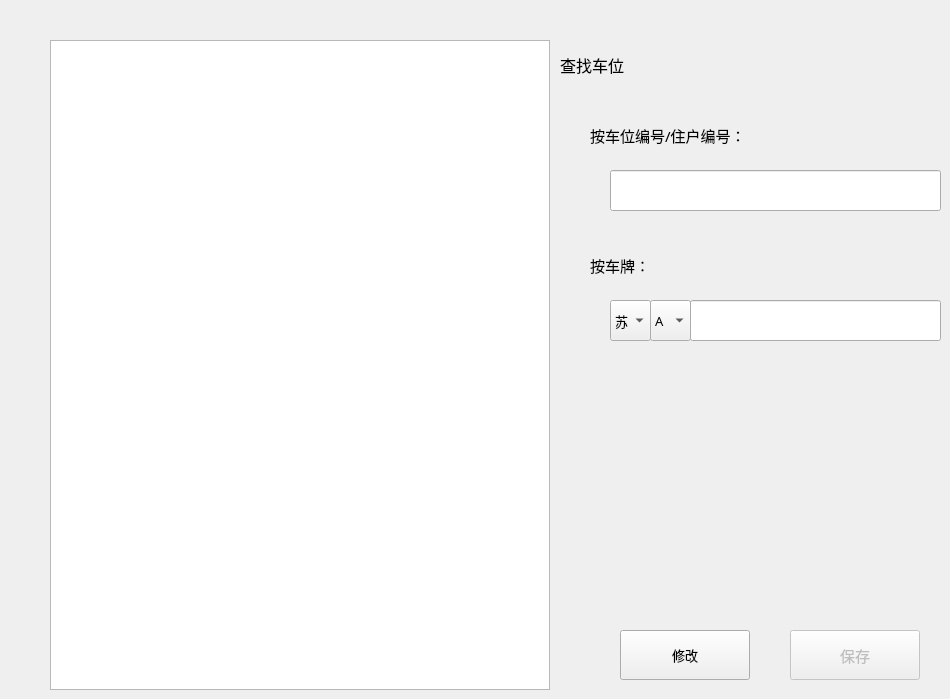
                <widget class="QWidget" name="tabParking_list">
                 <attribute name="title">
                  <string>  详情  </string>
                 </attribute>
                 <widget class="QTableWidget" name="tableWidgetParkingInfo">
                  <property name="geometry">
                   <rect>
                    <x>50</x>
                    <y>40</y>
                    <width>500</width>
                    <height>650</height>
                   </rect>
                  </property>
                  <property name="minimumSize">
                   <size>
                    <width>500</width>
                    <height>650</height>
                   </size>
                  </property>
                  <property name="maximumSize">
                   <size>
                    <width>500</width>
                    <height>650</height>
                   </size>
                  </property>
                  <property name="horizontalScrollBarPolicy">
                   <enum>Qt::ScrollBarAlwaysOff</enum>
                  </property>
                 </widget>
                 <widget class="QLabel" name="label_10">
                  <property name="geometry">
                   <rect>
                    <x>560</x>
                    <y>40</y>
                    <width>241</width>
                    <height>51</height>
                   </rect>
                  </property>
                  <property name="font">
                   <font>
                    <family>思源黑体 CN Medium</family>
                    <pointsize>12</pointsize>
                   </font>
                  </property>
                  <property name="text">
                   <string>&lt;html&gt;&lt;head/&gt;&lt;body&gt;&lt;p&gt;&lt;span style=&quot; font-size:12pt;&quot;&gt;查找车位&lt;/span&gt;&lt;/p&gt;&lt;/body&gt;&lt;/html&gt;</string>
                  </property>
                 </widget>
                 <widget class="QLineEdit" name="lineEditSearchID">
                  <property name="geometry">
                   <rect>
                    <x>610</x>
                    <y>170</y>
                    <width>331</width>
                    <height>41</height>
                   </rect>
                  </property>
                  <property name="font">
                   <font>
                    <family>微软雅黑</family>
                    <pointsize>10</pointsize>
                   </font>
                  </property>
                  <property name="contextMenuPolicy">
                   <enum>Qt::DefaultContextMenu</enum>
                  </property>
                 </widget>
                 <widget class="QLabel" name="label_11">
                  <property name="geometry">
                   <rect>
                    <x>590</x>
                    <y>110</y>
                    <width>171</width>
                    <height>51</height>
                   </rect>
                  </property>
                  <property name="font">
                   <font>
                    <family>思源黑体 CN Light</family>
                    <pointsize>11</pointsize>
                   </font>
                  </property>
                  <property name="text">
                   <string>&lt;html&gt;&lt;head/&gt;&lt;body&gt;&lt;p&gt;&lt;span style=&quot; font-size:11pt;&quot;&gt;按车位编号/住户编号：&lt;/span&gt;&lt;/p&gt;&lt;/body&gt;&lt;/html&gt;</string>
                  </property>
                 </widget>
                 <widget class="QLabel" name="label_12">
                  <property name="geometry">
                   <rect>
                    <x>590</x>
                    <y>250</y>
                    <width>81</width>
                    <height>31</height>
                   </rect>
                  </property>
                  <property name="font">
                   <font>
                    <family>思源黑体 CN Light</family>
                    <pointsize>11</pointsize>
                   </font>
                  </property>
                  <property name="text">
                   <string>&lt;html&gt;&lt;head/&gt;&lt;body&gt;&lt;p&gt;&lt;span style=&quot; font-size:11pt;&quot;&gt;按车牌：&lt;/span&gt;&lt;/p&gt;&lt;/body&gt;&lt;/html&gt;</string>
                  </property>
                 </widget>
                 <widget class="QComboBox" name="comboBox">
                  <property name="geometry">
                   <rect>
                    <x>610</x>
                    <y>300</y>
                    <width>41</width>
                    <height>41</height>
                   </rect>
                  </property>
                  <property name="font">
                   <font>
                    <family>思源宋体 CN Light</family>
                    <pointsize>10</pointsize>
                   </font>
                  </property>
                  <property name="styleSheet">
                   <string notr="true"/>
                  </property>
                  <item>
                   <property name="text">
                    <string>苏</string>
                   </property>
                  </item>
                  <item>
                   <property name="text">
                    <string>鄂</string>
                   </property>
                  </item>
                  <item>
                   <property name="text">
                    <string>浙</string>
                   </property>
                  </item>
                  <item>
                   <property name="text">
                    <string>沪</string>
                   </property>
                  </item>
                 </widget>
                 <widget class="QComboBox" name="comboBox_2">
                  <property name="geometry">
                   <rect>
                    <x>650</x>
                    <y>300</y>
                    <width>41</width>
                    <height>41</height>
                   </rect>
                  </property>
                  <property name="font">
                   <font>
                    <family>微软雅黑</family>
                    <pointsize>10</pointsize>
                   </font>
                  </property>
                  <property name="styleSheet">
                   <string notr="true"/>
                  </property>
                  <item>
                   <property name="text">
                    <string>A</string>
                   </property>
                  </item>
                  <item>
                   <property name="text">
                    <string>B</string>
                   </property>
                  </item>
                  <item>
                   <property name="text">
                    <string>C</string>
                   </property>
                  </item>
                  <item>
                   <property name="text">
                    <string>D</string>
                   </property>
                  </item>
                  <item>
                   <property name="text">
                    <string>E</string>
                   </property>
                  </item>
                  <item>
                   <property name="text">
                    <string>F</string>
                   </property>
                  </item>
                  <item>
                   <property name="text">
                    <string>G</string>
                   </property>
                  </item>
                  <item>
                   <property name="text">
                    <string>H</string>
                   </property>
                  </item>
                  <item>
                   <property name="text">
                    <string>J</string>
                   </property>
                  </item>
                  <item>
                   <property name="text">
                    <string>K</string>
                   </property>
                  </item>
                  <item>
                   <property name="text">
                    <string>L</string>
                   </property>
                  </item>
                  <item>
                   <property name="text">
                    <string>M</string>
                   </property>
                  </item>
                  <item>
                   <property name="text">
                    <string>N</string>
                   </property>
                  </item>
                 </widget>
                 <widget class="QLineEdit" name="lineEditSearchCarID">
                  <property name="geometry">
                   <rect>
                    <x>690</x>
                    <y>300</y>
                    <width>251</width>
                    <height>41</height>
                   </rect>
                  </property>
                  <property name="font">
                   <font>
                    <family>微软雅黑</family>
                    <pointsize>10</pointsize>
                   </font>
                  </property>
                 </widget>
                 <widget class="QPushButton" name="buttonEditParkingInfo">
                  <property name="geometry">
                   <rect>
                    <x>620</x>
                    <y>630</y>
                    <width>130</width>
                    <height>50</height>
                   </rect>
                  </property>
                  <property name="minimumSize">
                   <size>
                    <width>130</width>
                    <height>50</height>
                   </size>
                  </property>
                  <property name="maximumSize">
                   <size>
                    <width>130</width>
                    <height>50</height>
                   </size>
                  </property>
                  <property name="font">
                   <font>
                    <family>思源黑体 CN Medium</family>
                    <pointsize>10</pointsize>
                   </font>
                  </property>
                  <property name="text">
                   <string>修改</string>
                  </property>
                 </widget>
                 <widget class="QPushButton" name="buttonSaveParkingInfo">
                  <property name="enabled">
                   <bool>false</bool>
                  </property>
                  <property name="geometry">
                   <rect>
                    <x>790</x>
                    <y>630</y>
                    <width>130</width>
                    <height>50</height>
                   </rect>
                  </property>
                  <property name="minimumSize">
                   <size>
                    <width>130</width>
                    <height>50</height>
                   </size>
                  </property>
                  <property name="maximumSize">
                   <size>
                    <width>130</width>
                    <height>50</height>
                   </size>
                  </property>
                  <property name="font">
                   <font>
                    <family>思源黑体 CN Medium</family>
                    <pointsize>11</pointsize>
                   </font>
                  </property>
                  <property name="text">
                   <string>保存</string>
                  </property>
                 </widget>
                </widget>
